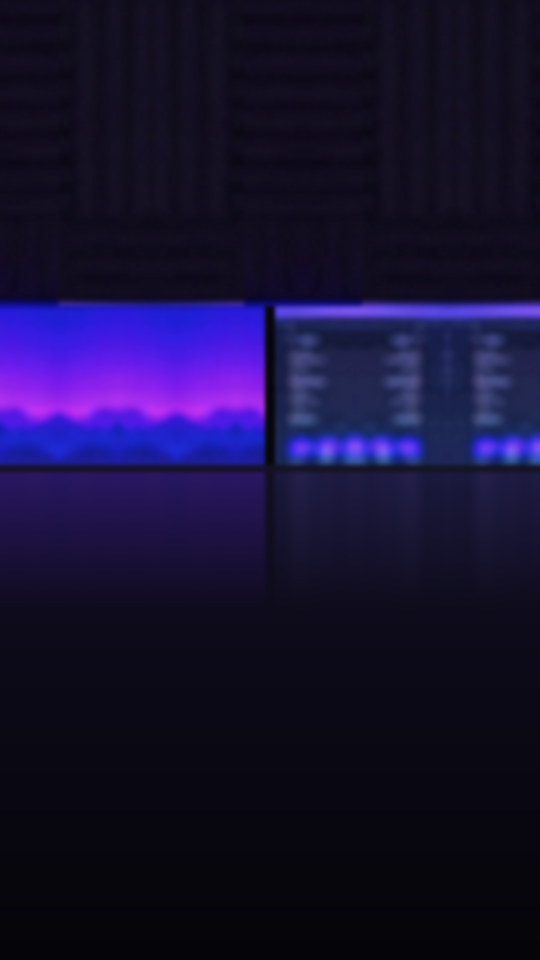
#> input picture video/lumarc-ia/src/studio_plate.png, 1080 x 1920 px (shown at 1/2 size)
$ python -i _A_kit.py   (imports and definitions only)
#> lines starting #> are read from the running program, lines starting #| are printed output that depends on the picture
### video/lumarc-ia/engine.py
"""LUMARC "IA só faz conteúdo genérico?" (PT-BR, AI-first showreel) — compositor engine (1080x1920, 30 fps).
Forked from lumarc-casa/engine.py (itself a fork of the breakout engine: deterministic frame reads).

World = studio plate (or a section's own background) -> `behind` layers -> keyed avatar (+ copies) -> `front` layers
-> virtual camera (zoom / pan / roll) -> `screen` layers -> captions -> post FX (flash, RGB split, glitch, zoom blur,
vignette, grain).  One section module (sections/sNN_*.py) is active at a time and fills a fresh Ctx every frame.

Section contract (see sections/README.md):
    START, END = engine.span(i0, i1)       # timeline seconds, from TL segment indices
    def draw(ctx, lt, t): ...              # lt = t - START
    CUES = [(t, 'kind', {...}), ...]       # optional sound cues (absolute timeline seconds)
"""
import os, sys, math, json, glob, importlib, subprocess
import numpy as np
from PIL import Image, ImageDraw, ImageFilter, ImageFont

HERE = os.path.dirname(os.path.abspath(__file__)); V = os.path.dirname(HERE)
sys.path.insert(0, HERE)
def _load(name, path):
    spec = importlib.util.spec_from_file_location(name, path); m = importlib.util.module_from_spec(spec); spec.loader.exec_module(m); return m
import importlib.util
_th = _load('_th', os.path.join(V, 'lumarc-talkinghead/edit.py'))
_yv = _load('_yv', os.path.join(V, 'lumarc-yourvideo/edit.py'))

W, H, FPS = 1080, 1920, 30
font, gradient, word_img, zoom = _th.font, _th.gradient, _th.word_img, _th.zoom
clamp, eout, ein, back, syl = _th.clamp, _th.eout, _th.ein, _th.back, _th.syl
pill, put, popin, fade, text_im = _yv.pill, _yv.put, _yv.popin, _yv.fade, _yv.text_im
GRAD = [(79, 107, 255), (106, 85, 255), (154, 77, 255)]
GRAD_LIGHT = [(140, 162, 255), (164, 142, 255), (208, 146, 255)]
WHITE, MUTED, BG = (250, 249, 246), (166, 166, 184), (14, 14, 20)

from timeline import TL, VOICE_END
END_HOLD = 0.0                    # the take's own silent smile is the last TL segment (the end card)
DUR = round(VOICE_END + END_HOLD, 2)
# [5 lines left out: function span, not called in this run]
def seg(i): return TL[i]

SRC = os.path.join(HERE, 'src')
def asset(name):
    return _cache(('asset', name), lambda: Image.open(os.path.join(SRC, 'assets', name + '.png')).convert('RGB'))
_C = {}
def _cache(k, fn):
    if k not in _C: _C[k] = fn()
    return _C[k]
cached = lambda key, fn: _cache(('u', key), fn)
def ease(x, kind='out'):
    return {'out': eout, 'in': ein, 'back': back, 'lin': lambda v: clamp(v)}[kind](x)
def seg_t(i, frac=0.0):
    s = TL[i]; return s['t0'] + (s['t1'] - s['t0']) * frac

# ---------------------------------------------------------------- words (captions + timing for sections)
# [18 lines left out: function _voice_islands, not called in this run]

# onsets measured by hand on the voice (spectrogram + 10 ms envelope) where the automatic alignment is off
WORD_FIX = {}

# [56 lines left out: functions _snap_words, _pages, not called in this run]
PAGES = _pages()
WORDS = [w for p in PAGES for w in p['words']]
# [5 lines left out: function word_time, not called in this run]

# ---------------------------------------------------------------- readers
class Reader:
    # [15 lines left out: functions __init__, get, not called in this run]
    def close(self):
        try: self.p.kill()
        except Exception: pass

class Clip:
    """sequential random-ish access to another video (e.g. the SILENCE teardown film) at timeline speed."""
    def __init__(self, path, size=(W, H)): self.path, self.size, self.r, self.t0 = path, size, None, None
    # [8 lines left out: function at, not called in this run]
_clips = {}
# [4 lines left out: function clip, not called in this run]
TEARDOWN = os.path.join(V, 'silence-motion/silence-motion.mp4')
HYPER = os.path.join(V, 'silence-hyper/master.mp4')
LOGO = os.path.join(V, 'silence-motion/img/logo.png')
# ---- the LUMARC portfolio (everything below exists on disk; media are gitignored)
ASSETS = os.path.join(SRC, 'assets')                           # this film's generated stills (see README)
SHOWCASE_A = os.path.join(V, 'lumarc-showcase/src/assets')     # carousel_1/2, design_post, close_food/service/skill, website, bad_*
BREAKOUT_A = os.path.join(V, 'lumarc-breakout/src/assets')     # loc1..loc7 (real-location plates, 752x1344)
CLONE_BG = [os.path.join(V, f'lumarc-clones/src/bg/bg{i}.png') for i in range(1, 8)]   # studio, café, rooftop, Paris, boardroom, classroom, beach
LOCS = [os.path.join(BREAKOUT_A, f'loc{i}.png') for i in range(1, 8)]
THERAPY_A = os.path.join(V, 'lumarc-therapy/src/assets')       # croissant_hero.jpg, croissant_oven.jpg, storefront_line.jpg, flyer.png, xmas2021.png
CROISSANT_PULL = os.path.join(THERAPY_A, 'croissant_pull.mp4') # 1080x1912, 24 fps, 5.04 s slow-motion pull-apart
MOTION3D = os.path.join(V, 'lumarc-motion-en/lumarc-3d-en.mp4') # LUMARC 3D motion (service cards 12-18 s, post wall ~8 s, logo ~6-8 s)
FILMS = dict(                                                   # finished LUMARC Reels (1080x1920 30 fps, captions burned in)
    showcase=os.path.join(V, 'lumarc-showcase/out/lumarc-showcase.mp4'),
    breakout=os.path.join(V, 'lumarc-breakout/out/lumarc-breakout.mp4'),
    therapy=os.path.join(V, 'lumarc-therapy/out/lumarc-therapy.mp4'),   # croissant "movie" ≈ 42.9-46.5 s
    casa=os.path.join(V, 'lumarc-casa/out/lumarc-casa.mp4'),
    clones=os.path.join(V, 'lumarc-clones/out/lumarc-clones.mp4'),
)
def img(path, mode='RGB'):
    """cached still from any path (png/jpg)."""
    return _cache(('img', path, mode), lambda: Image.open(path).convert(mode))
# [8 lines left out: functions house, logo, not called in this run]

# ---------------------------------------------------------------- avatar (green screen)
STUDIO = os.path.join(SRC, 'studio_plate.png')
def studio(): return _cache('studio', lambda: Image.open(STUDIO).convert('RGB'))

# [6 lines left out: function key, not called in this run]

_gx = np.linspace(-1, 1, W, dtype=np.float32)[None, :, None]
_rim_y = np.clip((1640 - np.arange(H, dtype=np.float32)) / 260, 0, 1)[:, None, None]
# [10 lines left out: function light_avatar, not called in this run]

# this take is seated waist-up at a dark desk that runs along the frame bottom (head top ≈ y 560, hands on the desk ≈ y 1800)
AV_VF = f'scale={W}:{H}:flags=bicubic'
AV_FPS = 25                       # tight.mov is read at its native rate; frame = nearest source frame of t
class Avatar:
    def __init__(self, t0):
        self.k0 = self._k_of(t0); self.r = Reader(os.path.join(SRC, 'tight.mov'), (self.k0 - .5) / AV_FPS, DUR - t0 + 1, vf=AV_VF, exact=True)
        self._k = None
    # [28 lines left out: functions _k_of, frame, glass_panel, not called in this run]

def rounded(img, radius):
    img = img.convert('RGBA'); m = Image.new('L', img.size); ImageDraw.Draw(m).rounded_rectangle((0, 0, img.width - 1, img.height - 1), radius, fill=255)
    a = np.minimum(np.asarray(img.getchannel('A')), np.asarray(m)); img.putalpha(Image.fromarray(a)); return img

# [55 lines left out: functions shadow, phone, laptop, ig_post, not called in this run]

def big_text(text, size=200, style='grad', wght=900):
    """large display word with soft shadow (RGBA)."""
    return word_img(text, size, style)[0]

# [6 lines left out: function kinetic, not called in this run]

# ---------------------------------------------------------------- context
class Ctx:
    # [63 lines left out: functions __init__, add, _paste, _layout, draw_captions, not called in this run]

# ---------------------------------------------------------------- post FX
GRAIN_K = float(os.environ.get('GRAIN_K', '1'))     # delivery renders use less synthetic grain (30 MB encode)
_grain = [np.random.default_rng(i).normal(0, 6.5, (H // 2, W // 2, 1)).astype(np.float32) for i in range(6)]
_yy, _xx = np.mgrid[0:H, 0:W].astype(np.float32)
_R2 = (((_xx - W / 2) / (W * .7)) ** 2 + ((_yy - H * .45) / (H * .7)) ** 2)
del _yy, _xx
# [28 lines left out: functions post, load_sections, not called in this run]

class Film:
    def __init__(self, t0=0.0, page=None):
        self.av = Avatar(t0); self.sections = load_sections()
    # [37 lines left out: functions section_at, compose_world, frame, not called in this run]

# ---------------------------------------------------------------- CLI
OUT = os.path.join(HERE, 'out'); os.makedirs(OUT, exist_ok=True)
# [29 lines left out: functions render, stills, sheet, collect_cues, not called in this run]

# [15 lines that do not run on import are left out]

### video/lumarc-ia/sections/_A_kit.py
"""_A_kit.py — helpers for s01_hook + s02_virada (author A).  Read-only for everybody else.

* word onsets measured on src/tight16k.raw (5 ms STFT: 80-900 Hz / 1-3 kHz / >3.5 kHz band envelopes + a 1024-pt
  narrow-band formant view for vowel boundaries) -> W[...]
* a 2.5-D shot rig: virtual camera (zoom Z about a focus point) that places him with the engine avatar scale and renders
  the slop wall with parallax straight from its texture (one resample, no engine zoom)
* captions with the engine look on the measured onsets (pages switch on the words, never stacked)
* rich text with colour emoji (Noto Color Emoji) for the generic-AI clichés, grades (cold / drained) as PIL matrices
* THE SLOP WALL: a dense mosaic of generic-AI posts (src/assets + drawn clichés), cold flat light, baked DOF
"""
import math, os
import numpy as np
from PIL import Image, ImageDraw, ImageFilter, ImageFont, ImageChops
import engine as E

# [1 line that did not run here, left out]
# [1 line that did not run here, left out]
def lerp(a, b, k): return a + (b - a) * k
def eio(x): x = clamp(x); return x * x * (3 - 2 * x)
def expo(x): x = clamp(x); return 1.0 if x >= 1 else 1 - 2 ** (-10 * x)
def eo(x, p=3): x = clamp(x); return 1 - (1 - x) ** p
def ei(x, p=2): x = clamp(x); return x ** p
def back(x, s=1.7): return E.back(x, s)
def decay(t, t0, tau): return math.exp(-(t - t0) / tau) if t >= t0 else 0.0
def rnd(seed): return np.random.default_rng(seed)
# [4 lines left out: function spring, not called in this run]

# [1 line that did not run here, left out]
# [1 line that did not run here, left out]
# [9 lines left out: function disk_cached, not called in this run]

# [1 line that did not run here, left out]

def jump_t(i):
    """timeline time of the first 30 fps frame that shows segment i's pose (the avatar takes the NEAREST 25 fps source
    frame, so the pose can jump one frame before the segment start) -> framing changes must land here."""
    t0 = E.TL[i]['t0']; k = int(round(t0 * 25))
    return next(j for j in range(int(t0 * 30) - 3, int(t0 * 30) + 4) if E.Avatar._k_of(j / 30) >= k) / 30
# [1 line that did not run here, left out]
# [1 line that did not run here, left out]

# ------------------------------------------------------------------------------------------- avatar / rig
FACE = (540.0, 900.0)       # plate point between his eyes and mouth
# [9 lines left out: function avatar_at, not called in this run]

class Cam:
    """virtual camera: zoom Z about world point (fx, fy) in the 'him plane' (his take at s=1 = the 1080x1920 frame),
    + screen offset (sx, sy) for shakes.  screen = C + (p - F) * Z + S."""
    def __init__(self, Z=1.0, fx=540., fy=960., sx=0., sy=0., rot=0.):
        self.Z, self.fx, self.fy, self.sx, self.sy, self.rot = Z, fx, fy, sx, sy, rot
    def scr(self, x, y): return 540 + (x - self.fx) * self.Z + self.sx, 960 + (y - self.fy) * self.Z + self.sy
    def place_avatar(self, ctx, alpha=1.0):
        fx, fy = self.scr(*FACE)
        return avatar_at(ctx, self.Z, fx, fy, alpha)
    def wall(self, k=.55):
        """the wall's own camera (parallax k: it moves k as much as the him plane)."""
        return Cam(1 + (self.Z - 1) * k, 540 + (self.fx - 540) * k, 960 + (self.fy - 960) * k, self.sx, self.sy)

def mix_cam(a, b, k):
    return Cam(lerp(a.Z, b.Z, k), lerp(a.fx, b.fx, k), lerp(a.fy, b.fy, k), lerp(a.sx, b.sx, k), lerp(a.sy, b.sy, k))

# [5 lines left out: function shake, not called in this run]

# ------------------------------------------------------------------------------------------- grades (PIL matrix: fast, C)
def grade(im, sat=1.0, tint=(1., 1., 1.), lift=(0, 0, 0), contrast=1.0, bright=1.0):
    """colour matrix grade: saturation, per-channel gain (tint), contrast about mid grey, black lift."""
    lr, lg, lb = .299, .587, .114
    s = sat; c = contrast * bright
    M = []
    for i, (g, l) in enumerate(zip(tint, lift)):
        row = [(1 - s) * lr, (1 - s) * lg, (1 - s) * lb]; row[i] += s
        row = [v * c * g for v in row]
        off = (128 * (1 - contrast) * bright) * g + l
        M += row + [off]
    mode = im.mode
    out = im.convert('RGB').convert('RGB', tuple(M))
    if mode == 'RGBA': out = out.convert('RGBA'); out.putalpha(im.getchannel('A'))
    return out

def cold(im, k=1.0):
    """the generic world's look: cold, flat, a bit washed (k = strength)."""
    if k <= .01: return im
    return grade(im, sat=1 - .28 * k, tint=(1 - .07 * k, 1 - .01 * k, 1 + .06 * k), lift=(10 * k, 13 * k, 20 * k), contrast=1 - .14 * k)

# [4 lines left out: function drained, not called in this run]

# ------------------------------------------------------------------------------------------- type
EMOJI = '/usr/share/fonts/truetype/noto/NotoColorEmoji.ttf'
INTER = '/usr/share/fonts/opentype/inter/Inter-{}.otf'
# [1 line that did not run here, left out]
SERIF_I = '/usr/share/fonts/truetype/crosextra/Caladea-BoldItalic.ttf'
_F = {}
# [4 lines left out: function ffont, not called in this run]
def inter(size, w='Bold'): return ffont(INTER.format(w), size)

# [21 lines left out: functions emoji, silhouette, not called in this run]

def _is_emo(c):
    o = ord(c)
    return o >= 0x1F000 or 0x2600 <= o <= 0x27BF or o in (0x2B50, 0x2B06, 0x2194, 0x21AA, 0x2728, 0x2764, 0x231A, 0x23F0)

# [46 lines left out: functions _runs, rich, wrap_words, text_tracked, not called in this run]

def scaled(im, s):
    if abs(s - 1) < .004: return im
    return im.resize((max(1, int(im.width * s)), max(1, int(im.height * s))), Image.BILINEAR)

def rotated(im, deg):
    if abs(deg) < .05: return im
    return im.rotate(deg, Image.BICUBIC, expand=True)

def soft_shadow(img, blur=26, opacity=.55, offset=(0, 22)):
    return E.shadow(img, blur, opacity, offset)

# ------------------------------------------------------------------------------------------- captions (engine look)
# [10 lines left out: functions page, chain, not called in this run]

def _layout(p):
    key = ('A_lay', tuple(w['text'] for w in p['words']), tuple(w['emph'] for w in p['words']), p['base'])
    return E.cached(key, lambda: E._layout(dict(words=p['words']), p['base']))

# [77 lines left out: functions base_dy, captions, word_box, mblur, smear_frame, light_hit and 1 more, not called in this run]

# ------------------------------------------------------------------------------------------- generic-AI clichés (tiles)
TILE_W, TILE_H = 300, 375                      # 4:5 feed post at wall-texture resolution
# [93 lines left out: functions _cover, _grad_img, _center_lines, tile_design, not called in this run]

KINDS = ['ai_brain', 'quote_b', 'stock_team', 'dicas', 'ai_selfie', 'clickbait', 'robot_hand', 'quote_a', 'ai_planet',
         'prompt', 'bomdia', 'substituir', 'habitos', 'emojicap', 'quote_c']

# ------------------------------------------------------------------------------------------- THE SLOP WALL
COLS, ROWS = 7, 11
GUT = 16
STEP_X, STEP_Y = TILE_W + GUT, TILE_H + GUT
TEX_W, TEX_H = COLS * STEP_X + GUT, ROWS * STEP_Y + GUT
WALL_S0 = .74                                   # texture px -> screen px at rest (tile ≈ 222 px on screen)
WALL_C = (TEX_W / 2, STEP_Y * 2.0 + GUT + TILE_H / 2 + 410)   # texture point at screen centre at rest (scroll 0)

# [14 lines left out: function wall_layout, not called in this run]

def tile_rect(col, row):
    x0 = GUT + col * STEP_X; y0 = GUT + row * STEP_Y
    return x0, y0, x0 + TILE_W, y0 + TILE_H

# [112 lines left out: functions wall_texture, wall_backdrop, wall_map, wall_view, tile_screen, visible_tiles and 7 more, not called in this run]

>>> from PIL import Image
>>> picture = Image.open('../src/studio_plate.png')
#> picture is the input picture: PIL image 1080x1920 RGB; mean R, G, B 22.5, 16, 51.6
>>> result = cold(picture)
#> in grade, `out = im.convert('RGB').convert('RGB', tuple(M))`:
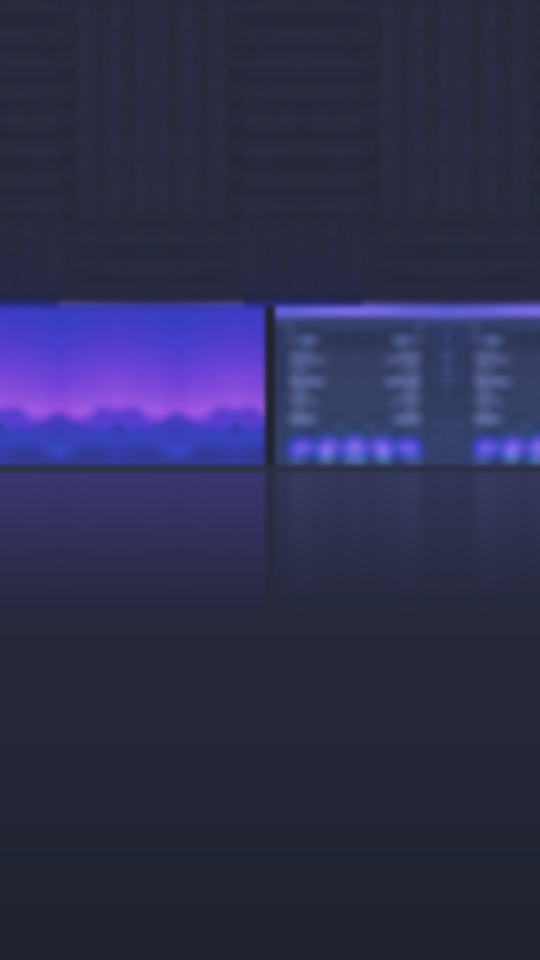
#> out: PIL image 1080x1920 RGB (shown at 1/2 size); mean R, G, B 44.5, 45.8, 78.5
